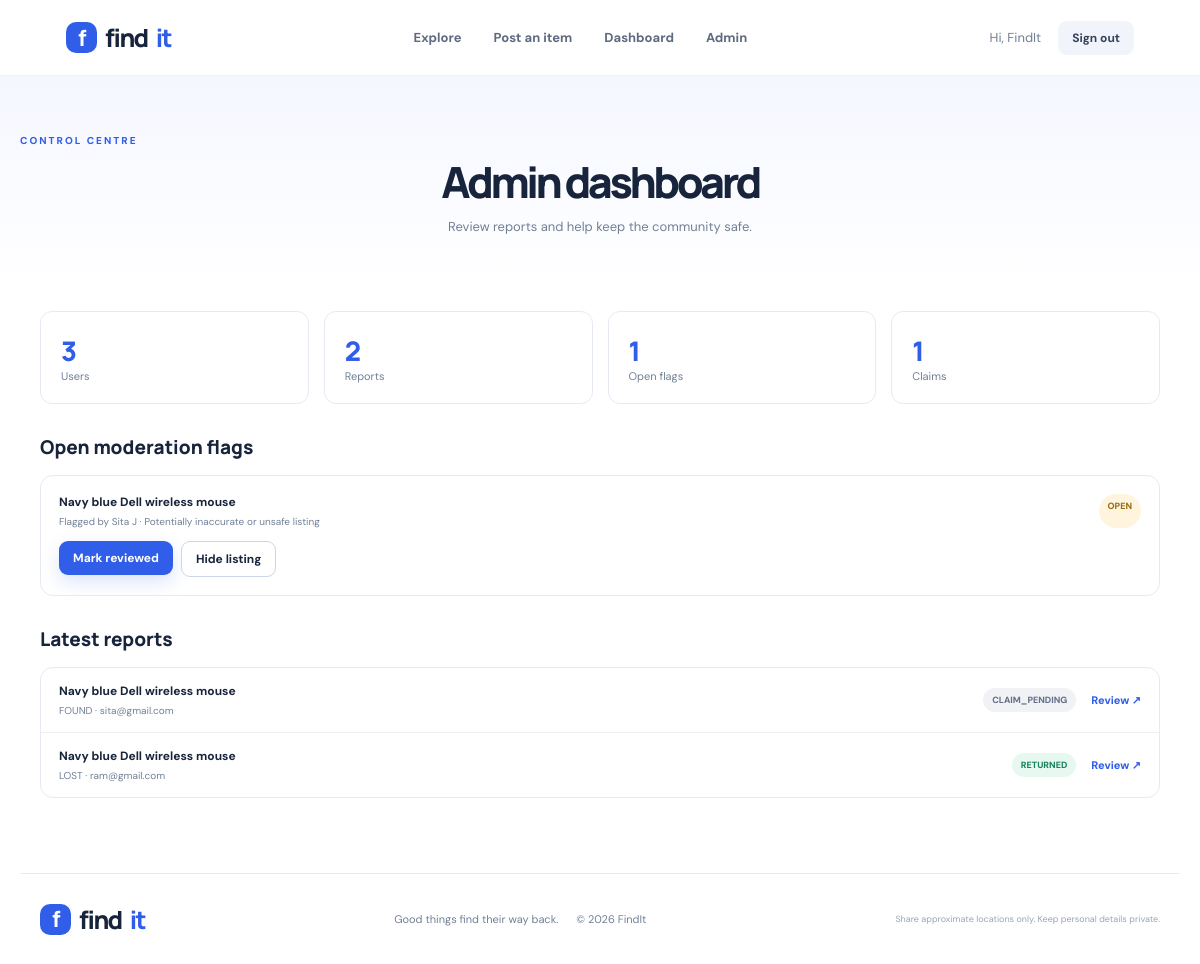
The page /admin (signed in) on the database its author committed.
### app.py (models this page shows)
class User(db.Model):
    id = db.Column(db.Integer, primary_key=True)
    name = db.Column(db.String(100), nullable=False)
    email = db.Column(db.String(150), unique=True, nullable=False)
    password_hash = db.Column(db.String(255), nullable=False)
    role = db.Column(db.String(20), default="user", nullable=False)
    created_at = db.Column(db.DateTime, default=datetime.utcnow)

class Flag(db.Model):
    id = db.Column(db.Integer, primary_key=True)
    item_id = db.Column(db.Integer, db.ForeignKey("item.id"), nullable=False)
    reporter_id = db.Column(db.Integer, db.ForeignKey("user.id"), nullable=False)
    reason = db.Column(db.String(100), nullable=False)
    status = db.Column(db.String(20), default="OPEN")
    created_at = db.Column(db.DateTime, default=datetime.utcnow)
    item = db.relationship("Item")
    reporter = db.relationship("User")

class Item(db.Model):
    id = db.Column(db.Integer, primary_key=True)
    user_id = db.Column(db.Integer, db.ForeignKey("user.id"), nullable=False)
    report_type = db.Column(db.String(10), nullable=False)  # LOST / FOUND
    title = db.Column(db.String(140), nullable=False)
    category = db.Column(db.String(50), nullable=False)
    description = db.Column(db.Text, nullable=False)
    location = db.Column(db.String(180), nullable=False)
    event_date = db.Column(db.Date, nullable=False)
    image = db.Column(db.String(255))
    status = db.Column(db.String(20), default="OPEN")
    created_at = db.Column(db.DateTime, default=datetime.utcnow)
    owner = db.relationship("User", backref="items")

### app.py (the view)
@app.route("/admin")
@admin_required
def admin():
    return render_template("admin.html",
        users=User.query.order_by(User.created_at.desc()).all(),
        items=Item.query.order_by(Item.created_at.desc()).all(),
        flags=Flag.query.filter_by(status="OPEN").order_by(Flag.created_at.desc()).all(),
        claims=Claim.query.order_by(Claim.created_at.desc()).all())

### app.py (called while the page is built)
def admin_required(fn):
    @wraps(fn)
    def wrapper(*args, **kwargs):
        if not session.get("user_id"):
            return redirect(url_for("login"))
        if session.get("role") != "admin":
            abort(403)
        return fn(*args, **kwargs)
    return wrapper

@app.context_processor
def inject_user():
    return {"current_user": User.query.get(session.get("user_id")) if session.get("user_id") else None}

### templates/admin.html
{% extends "base.html" %}{% block title %}Admin moderation{% endblock %}{% block content %}
<section class="page-hero"><div class="eyebrow">CONTROL CENTRE</div><h1>Admin dashboard</h1><p>Review reports and help keep the community safe.</p></section><section class="content-wrap"><div class="admin-stats"><div><b>{{ users|length }}</b><span>Users</span></div><div><b>{{ items|length }}</b><span>Reports</span></div><div><b>{{ flags|length }}</b><span>Open flags</span></div><div><b>{{ claims|length }}</b><span>Claims</span></div></div>
<h2 class="subhead">Open moderation flags</h2><div class="table-panel">{% for flag in flags %}<div class="claim-row"><div class="claim-head"><div><b>{{ flag.item.title }}</b><small>Flagged by {{ flag.reporter.name }} · {{ flag.reason }}</small></div><span class="status open">OPEN</span></div><div class="inline-actions"><form method="post" action="{{ url_for('resolve_flag', flag_id=flag.id) }}"><button class="btn btn-primary btn-sm" name="action" value="keep">Mark reviewed</button></form><form method="post" action="{{ url_for('resolve_flag', flag_id=flag.id) }}"><button class="btn btn-outline btn-sm" name="action" value="hide">Hide listing</button></form></div></div>{% else %}<div class="empty-state">No open flags. Nice work!</div>{% endfor %}</div>
<h2 class="subhead">Latest reports</h2><div class="table-panel">{% for item in items[:15] %}<div class="dash-row"><div class="dash-main"><b>{{ item.title }}</b><small>{{ item.report_type }} · {{ item.owner.email }}</small></div><span class="status {{ item.status|lower }}">{{ item.status }}</span><a href="{{ url_for('item_detail', item_id=item.id) }}">Review ↗</a></div>{% endfor %}</div></section>{% endblock %}

### templates/base.html (shortened to what this page needs)
<!doctype html>
<html lang="en">
<head>
  <link rel="stylesheet" href="{{ url_for('static', filename='css/style.css') }}">
</head>
<body>
<header class="topbar">
  <a class="brand" href="{{ url_for('home') }}"><span class="brand-mark">f</span> find<span>it</span></a>
  <nav>
    <a href="{{ url_for('items') }}">Explore</a>
    {% if current_user %}<a href="{{ url_for('report') }}">Post an item</a><a href="{{ url_for('dashboard') }}">Dashboard</a>{% endif %}
    {% if current_user and current_user.role == 'admin' %}<a href="{{ url_for('admin') }}">Admin</a>{% endif %}
  </nav>
  <div class="nav-actions">
    {% if current_user %}<span class="hello">Hi, {{ current_user.name.split(' ')[0] }}</span><a class="btn btn-light btn-sm" href="{{ url_for('logout') }}">Sign out</a>
    {% else %}<a class="nav-login" href="{{ url_for('login') }}">Log in</a><a class="btn btn-primary btn-sm" href="{{ url_for('register') }}">Get started</a>{% endif %}
  </div>
</header>
<main>
  {% block content %}{% endblock %}
</main>
<footer><div class="footer-inner"><a class="brand" href="{{ url_for('home') }}"><span class="brand-mark">f</span> find<span>it</span></a><p>Good things find their way back. <span>© 2026 FindIt</span></p><small>Share approximate locations only. Keep personal details private.</small></div></footer>
</body></html>

### static/css/style.css (style rules this page uses)
:root { --ink:#17243b;--muted:#718096;--blue:#315ee8;--blue2:#244bd0;--pale:#f3f6ff;--line:#e6eaf2;--cream:#fffaf4;--green:#1e9b72;--shadow:0 18px 55px rgba(28,45,82,.08) }
* { box-sizing:border-box }
body { margin:0;background:#fff;color:var(--ink);font-family:"DM Sans",sans-serif }
a { color:inherit;text-decoration:none }
.topbar { height:76px;padding:0 max(calc((100% - 1160px)/2),5.5%);display:flex;align-items:center;justify-content:space-between;border-bottom:1px solid #f0f1f5;background:#fff;position:sticky;top:0;z-index:10 }
.brand { font:800 25px Manrope,sans-serif;letter-spacing:-1.5px;display:flex;align-items:center;gap:8px }
.brand>span:last-child { color:var(--blue) }
.brand-mark { width:31px;height:31px;border-radius:10px;background:var(--blue);color:white;display:inline-flex;align-items:center;justify-content:center;font:800 22px Manrope }
.topbar nav { display:flex;gap:32px;color:#5e6a7f;font-size:13px;font-weight:700 }
.nav-actions { display:flex;align-items:center;gap:17px;font-size:13px }
.hello { color:var(--muted) }
.btn { border:0;border-radius:9px;padding:13px 19px;display:inline-flex;align-items:center;justify-content:center;font:700 13px "DM Sans";cursor:pointer;transition:.2s }
.btn-primary { background:var(--blue);color:white;box-shadow:0 7px 18px #315ee82b }
.btn-light { background:#f1f4fa;color:#34425b }
.btn-outline { border:1px solid #cdd6e8;background:white;color:var(--ink) }
.btn-sm { padding:9px 14px;font-size:12px }
main { min-height:70vh }
.eyebrow { font-size:10px;letter-spacing:2px;font-weight:800;color:var(--blue);display:flex;align-items:center;gap:9px }
.hero h1,.page-hero h1 { font:800 clamp(44px,5.4vw,68px)/1.07 Manrope,sans-serif;letter-spacing:-3.5px;margin:21px 0 }
.page-hero { text-align:center;padding:58px 20px 38px;background:linear-gradient(180deg,#f5f7ff,#fff) }
.page-hero h1 { font-size:43px;margin:12px 0 }
.page-hero p { color:var(--muted);font-size:13px }
.content-wrap { max-width:1160px;padding:25px 20px 75px;margin:auto }
.dashboard-head h2,.subhead { font:800 19px Manrope;margin:30px 0 15px }
.table-panel { border:1px solid var(--line);border-radius:13px;overflow:hidden }
.dash-row { display:flex;align-items:center;gap:15px;padding:15px 18px;border-bottom:1px solid #eff1f5 }
.dash-row:last-child { border-bottom:0 }
.dash-main { flex:1 }
.dash-main b,.claim-head b { display:block;font-size:12px }
.dash-main small,.claim-head small { display:block;color:var(--muted);font-size:10px;margin-top:5px }
.dash-row>a { font-size:11px;color:var(--blue);font-weight:800 }
.status { padding:6px 9px;border-radius:30px;font-size:9px;font-weight:800;background:#f0f2f6;color:#637087 }
.status.open,.status.pending { background:#fff5df;color:#9a6b16 }
.status.returned,.status.accepted { background:#e7f8f0;color:#16835d }
.claim-row { padding:18px;border-bottom:1px solid #eff1f5 }
.claim-row:last-child { border-bottom:0 }
.claim-head { display:flex;justify-content:space-between }
.inline-actions { display:flex;gap:8px;margin-top:13px }
.inline-actions form { display:inline }
.admin-stats { display:grid;grid-template-columns:repeat(4,1fr);gap:15px }
.admin-stats>div { padding:20px;border:1px solid var(--line);border-radius:12px }
.admin-stats b,.admin-stats span { display:block }
.admin-stats b { font:800 27px Manrope;color:var(--blue) }
.admin-stats span { font-size:11px;color:var(--muted) }
.footer-inner { max-width:1160px;margin:auto;padding:27px 20px;display:flex;align-items:center;justify-content:space-between;border-top:1px solid var(--line) }
footer p { font-size:11px;color:var(--muted) }
footer p span { margin-left:15px }
footer small { font-size:9px;color:#9aa4b5 }

### rows shown on the page
User: name "FindIt"
Flag: item "Navy blue Dell wireless mouse", reporter.name "Sita J", reason "Potentially inaccurate or unsafe listing"
Item: title "Navy blue Dell wireless mouse", report_type "FOUND", owner.email "sita@gmail.com", status "CLAIM_PENDING"
Item: title "Navy blue Dell wireless mouse", report_type "LOST", owner.email "ram@gmail.com", status "RETURNED"

### other values the page prints
{{ users|length }} "3"
{{ items|length }} "2"
{{ flags|length }} "1"
{{ claims|length }} "1"
